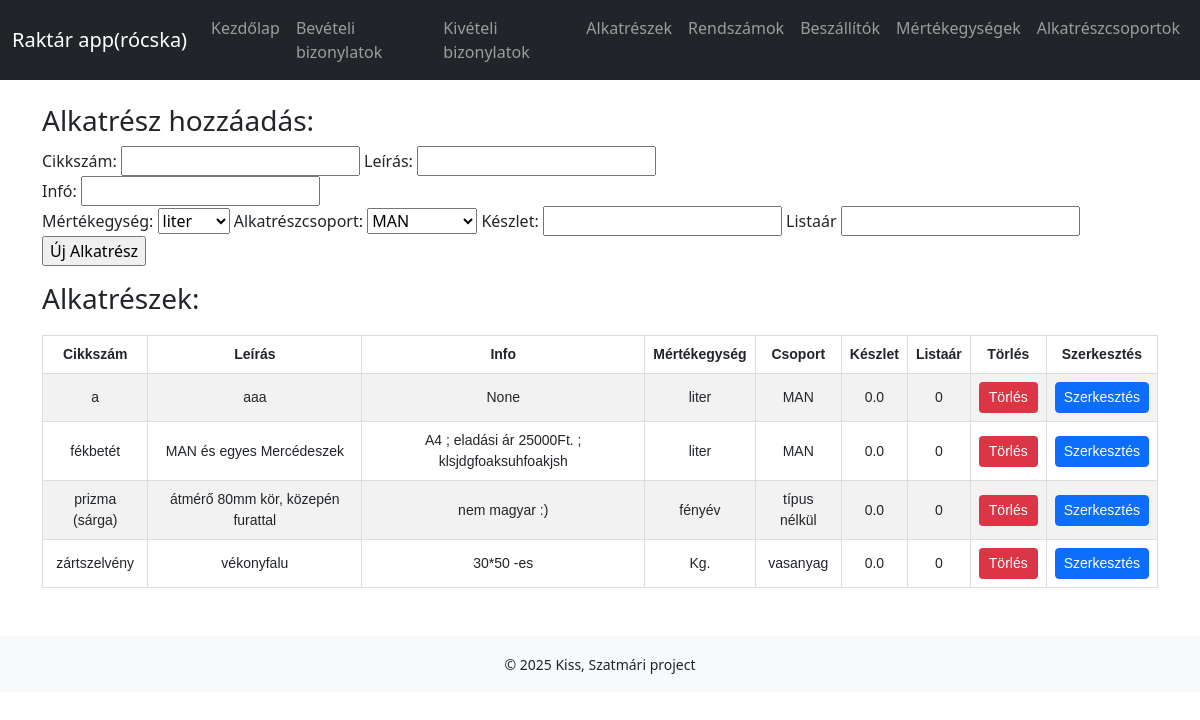
Screenshot of /alkatresz/ with the database file from the repository.
### raktar/models.py (models this page shows, shortened)
class Alkatresz(models.Model):
    cikkszam = models.CharField(max_length=100, unique=True)
    leiras = models.CharField(max_length=50)
    info = models.CharField(max_length=300, blank=True, null=True)
    mertekegyseg = models.ForeignKey(Mertekegyseg, on_delete=models.PROTECT, related_name="alkatreszek")
    alkatreszcsoport = models.ForeignKey(Alkatreszcsoport, on_delete=models.PROTECT, related_name="alkatreszek")
    keszlet = models.FloatField(default=0)
    listaar = models.IntegerField()

class Mertekegyseg(models.Model):
    mertegys = models.CharField(max_length=20)
    def __str__(self):
        return self.mertegys

class Alkatreszcsoport(models.Model):
    alkcsop = models.CharField(max_length=50)
    def __str__(self):
        return self.alkcsop

### raktar/views.py (the view)
# urls.py: path('alkatresz/', views.alkatresz, name='alkatresz'),
def alkatresz(request):
    alkatreszek = Alkatresz.objects.all().order_by('cikkszam')
    mertekegysegek = Mertekegyseg.objects.all()
    alkatreszcsoportok = Alkatreszcsoport.objects.all().order_by('alkcsop')
    context = {'alkatreszek':alkatreszek, 'mertekegysegek':mertekegysegek, 'alkatreszcsoportok':alkatreszcsoportok}
    return render(request,'alkatresz.html',context)

### raktar/templates/alkatresz.html (shortened to what this page needs)
{% extends 'base.html' %}
{% block content %}
    <section>
            <h3>Alkatrész hozzáadás:</h3>
            <form action=" {% url 'raktar:addAlkatresz' %} " method="post">
                <label>
                        <label >
                            Cikkszám: <input type="text" name="ujCikkszam" id="ujCikkszam">
                        </label>
                        <label>
                            Leírás: <input type="text" name="ujLeiras" id="ujLeiras">
                        </label><br>
                        <label>
                            Infó: <input type="text" name="ujInfo" id="ujInfo">
                        </label><br>
                        <label>
                            Mértékegység:
                            <select name="ujMertekegyseg" id="ujMertekegyseg">
                                {% for item in mertekegysegek %}
                                    <option value="{{item}}">{{item}}</option>
                                {% endfor %}
                            </select>
                        </label>
                        <label>
                            Alkatrészcsoport:
                            <select name="ujAlkatreszCsoport" id="ujAlkatreszCsoport">
                                {% for item in alkatreszcsoportok %}
                                    <option value="{{item}}">{{item}}</option>
                                {% endfor %}
                            </select>
                        </label>
                        <label>
                            Készlet: <input type="number" name="ujKeszlet" id="ujKeszlet">
                        </label>
                        <label>
                            Listaár <input type="number" name="ujListaar" id="ujListaar">
                        </label><br>
                        <input type="submit" value="Új Alkatrész">
                </label>
            </form>
    </section>
    <section>
    <h3>Alkatrészek: </h3>
    <table>
        <tr>
           <th>Cikkszám</th>
           <th>Leírás</th>
           <th>Info</th>
           <th>Mértékegység</th>
           <th>Csoport</th>
           <th>Készlet</th>
           <th>Listaár</th>
           <th>Törlés</th>
           <th>Szerkesztés</th>
        </tr>
        {% for i in alkatreszek%}
        <tr>
            <td>{{i.cikkszam}}</td>
            <td>{{i.leiras}}</td>
            <td>{{i.info}}</td>
            <td>{{i.mertekegyseg}}</td>
            <td>{{i.alkatreszcsoport}}</td>
            <td>{{i.keszlet}}</td>
            <td>{{i.listaar}}</td>
            <td>
                <form method="post" action="{% url 'raktar:deleteAlkatreszById' i.id %}" style="display:inline;">
                <button type="submit" class="btn btn-danger btn-sm">Törlés</button>
                </form>
            </td>
            <td>
                <a href="{% url 'raktar:editAlkatreszById' i.id %}" class="btn btn-primary btn-sm">
                Szerkesztés</a>
            </td>
        </tr>
        {% endfor %}
    </table>
    </section>
{% endblock %}

### raktar/static/raktar/style.css (style rules this page uses)
table { width: 100%; border-collapse: collapse; margin: 20px 0; font-family: Arial, sans-serif; font-size: 14px; }
table td, table th { border: 1px solid #ddd; padding: 8px; text-align: center; }
table tr:nth-child(even) { background-color: #f2f2f2; }
.btn-danger { background-color: #dc3545; color: white; border: none; padding: 5px 10px; cursor: pointer; border-radius: 4px; text-decoration: none; }

### rows the page displays
Alkatresz: cikkszam "a", leiras "aaa", info "None", mertekegyseg "liter", alkatreszcsoport "MAN", keszlet "0.0", listaar "0"
Alkatresz: cikkszam "fékbetét", leiras "MAN és egyes Mercédeszek", info "A4 ; eladási ár 25000Ft. ; klsjdgfoaksuhfoakjsh", mertekegyseg "liter", alkatreszcsoport "MAN", keszlet "0.0", listaar "0"
Alkatresz: cikkszam "prizma (sárga)", leiras "átmérő 80mm kör, közepén furattal", info "nem magyar :)", mertekegyseg "fényév", alkatreszcsoport "típus nélkül", keszlet "0.0", listaar "0"
Alkatresz: cikkszam "zártszelvény", leiras "vékonyfalu", info "30*50 -es", mertekegyseg "Kg.", alkatreszcsoport "vasanyag", keszlet "0.0", listaar "0"

### other values shown
form field ujMertekegyseg "liter"
form field ujAlkatreszCsoport "MAN"
